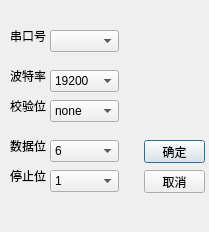
<?xml version="1.0" encoding="UTF-8"?>
<ui version="4.0">
 <class>ComDialog</class>
 <widget class="QDialog" name="ComDialog">
  <property name="geometry">
   <rect>
    <x>0</x>
    <y>0</y>
    <width>209</width>
    <height>232</height>
   </rect>
  </property>
  <property name="windowTitle">
   <string>Dialog</string>
  </property>
  <widget class="QLabel" name="PortNamelabel">
   <property name="geometry">
    <rect>
     <x>10</x>
     <y>30</y>
     <width>54</width>
     <height>12</height>
    </rect>
   </property>
   <property name="text">
    <string>串口号</string>
   </property>
  </widget>
  <widget class="QLabel" name="BaudRatelabel">
   <property name="geometry">
    <rect>
     <x>10</x>
     <y>70</y>
     <width>54</width>
     <height>12</height>
    </rect>
   </property>
   <property name="text">
    <string>波特率</string>
   </property>
  </widget>
  <widget class="QLabel" name="Paritylabel">
   <property name="geometry">
    <rect>
     <x>10</x>
     <y>100</y>
     <width>54</width>
     <height>12</height>
    </rect>
   </property>
   <property name="text">
    <string>校验位</string>
   </property>
  </widget>
  <widget class="QLabel" name="DataBitslabel">
   <property name="geometry">
    <rect>
     <x>10</x>
     <y>140</y>
     <width>54</width>
     <height>12</height>
    </rect>
   </property>
   <property name="text">
    <string>数据位</string>
   </property>
  </widget>
  <widget class="QLabel" name="StopBitslabel">
   <property name="geometry">
    <rect>
     <x>10</x>
     <y>170</y>
     <width>54</width>
     <height>12</height>
    </rect>
   </property>
   <property name="text">
    <string>停止位</string>
   </property>
  </widget>
  <widget class="QPushButton" name="ComEnter">
   <property name="geometry">
    <rect>
     <x>144</x>
     <y>140</y>
     <width>61</width>
     <height>23</height>
    </rect>
   </property>
   <property name="text">
    <string>确定</string>
   </property>
  </widget>
  <widget class="QPushButton" name="ComCancel">
   <property name="geometry">
    <rect>
     <x>144</x>
     <y>170</y>
     <width>61</width>
     <height>23</height>
    </rect>
   </property>
   <property name="text">
    <string>取消</string>
   </property>
  </widget>
  <widget class="QComboBox" name="PortNamecomboBox">
   <property name="geometry">
    <rect>
     <x>50</x>
     <y>30</y>
     <width>69</width>
     <height>22</height>
    </rect>
   </property>
  </widget>
  <widget class="QComboBox" name="BaudRatecomboBox">
   <property name="geometry">
    <rect>
     <x>50</x>
     <y>70</y>
     <width>69</width>
     <height>22</height>
    </rect>
   </property>
   <property name="currentText">
    <string>19200</string>
   </property>
   <property name="currentIndex">
    <number>2</number>
   </property>
   <item>
    <property name="text">
     <string>4800</string>
    </property>
   </item>
   <item>
    <property name="text">
     <string>9600</string>
    </property>
   </item>
   <item>
    <property name="text">
     <string>19200</string>
    </property>
   </item>
   <item>
    <property name="text">
     <string>115200</string>
    </property>
   </item>
  </widget>
  <widget class="QComboBox" name="ParitycomboBox">
   <property name="geometry">
    <rect>
     <x>50</x>
     <y>100</y>
     <width>69</width>
     <height>22</height>
    </rect>
   </property>
   <item>
    <property name="text">
     <string>none</string>
    </property>
   </item>
   <item>
    <property name="text">
     <string>odd</string>
    </property>
   </item>
   <item>
    <property name="text">
     <string>even</string>
    </property>
   </item>
  </widget>
  <widget class="QComboBox" name="DataBitscomboBox">
   <property name="geometry">
    <rect>
     <x>50</x>
     <y>140</y>
     <width>69</width>
     <height>22</height>
    </rect>
   </property>
   <property name="currentText">
    <string>8</string>
   </property>
   <item>
    <property name="text">
     <string>6</string>
    </property>
   </item>
   <item>
    <property name="text">
     <string>7</string>
    </property>
   </item>
   <item>
    <property name="text">
     <string>8</string>
    </property>
   </item>
  </widget>
  <widget class="QComboBox" name="StopBitscomboBox">
   <property name="geometry">
    <rect>
     <x>50</x>
     <y>170</y>
     <width>69</width>
     <height>22</height>
    </rect>
   </property>
   <property name="currentText">
    <string>1</string>
   </property>
   <property name="currentIndex">
    <number>0</number>
   </property>
   <item>
    <property name="text">
     <string>1</string>
    </property>
   </item>
   <item>
    <property name="text">
     <string>1.5</string>
    </property>
   </item>
   <item>
    <property name="text">
     <string>2</string>
    </property>
   </item>
  </widget>
 </widget>
 <resources/>
 <connections/>
</ui>
